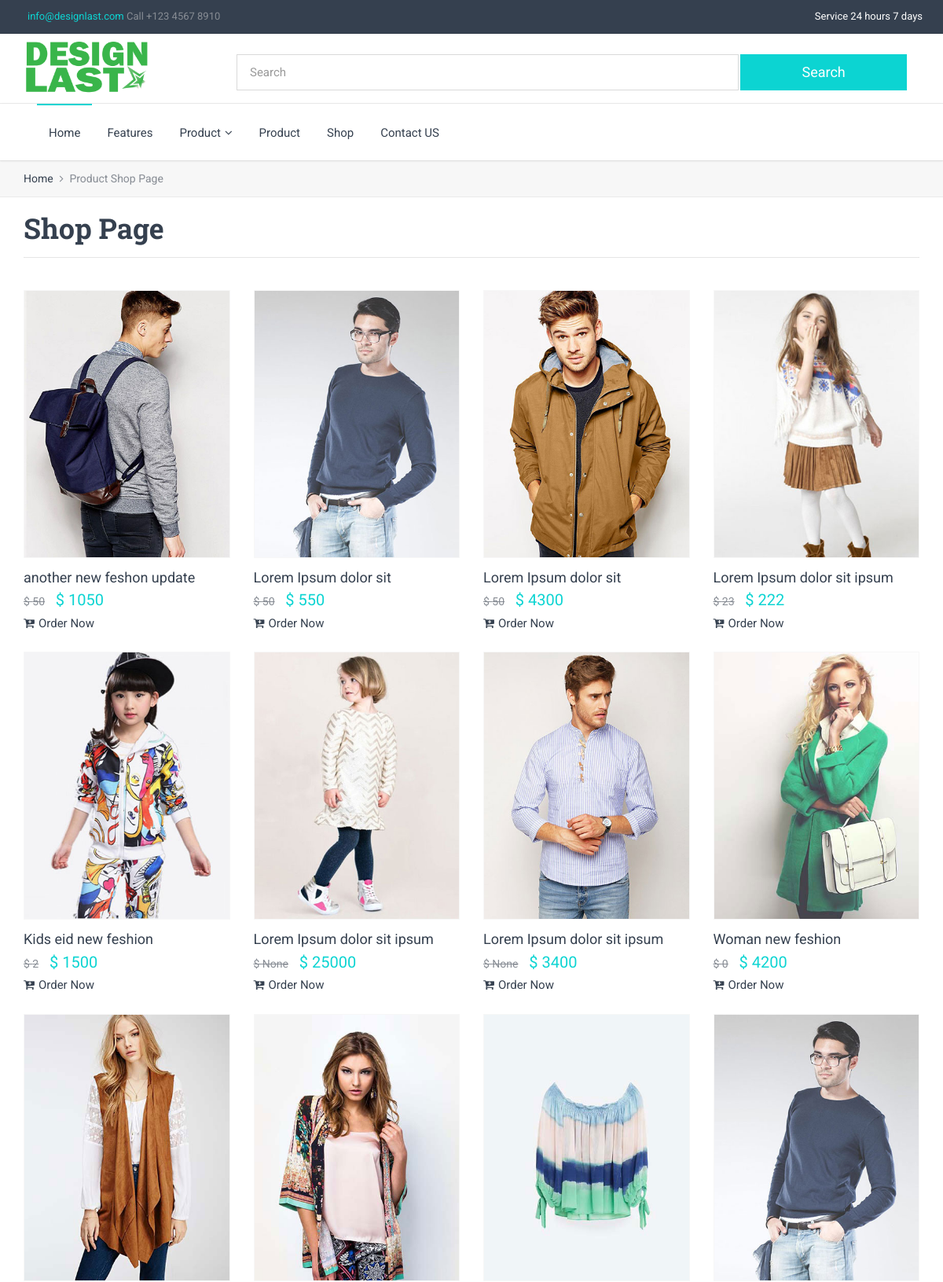
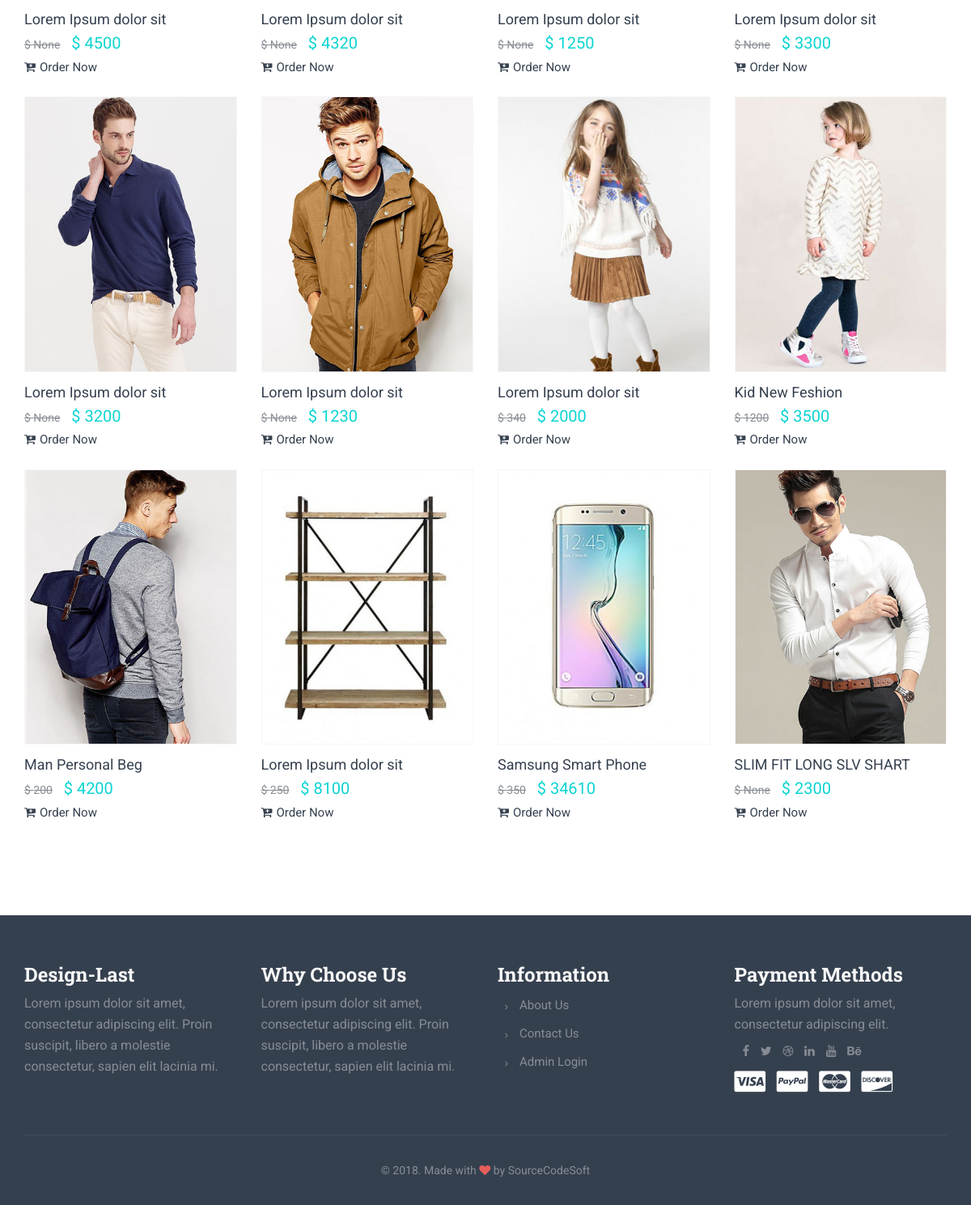
The app's page /shop/ with its own data (2 pictures, top to bottom).
### shopapp/models.py (models this page shows, shortened)
class Product(models.Model):
    name                = models.CharField(max_length = 100)
    product_code        = models.IntegerField(blank = True, null = True)
    price               = models.IntegerField()
    discount_price      = models.IntegerField(blank = True, null = True)
    discount_off_price  = models.IntegerField(blank = True, null = True)
    category            = models.ForeignKey(Category, on_delete = models.CASCADE)
    color               = models.ForeignKey(Color, on_delete = models.CASCADE)
    brand_name          = models.ForeignKey(Brand, on_delete = models.CASCADE)
    image               = models.ImageField(upload_to = 'product')
    order_now_link      = models.URLField(max_length=200, blank=False)
    description         = models.TextField()
    publish_on          = models.DateTimeField(auto_now = False, auto_now_add = True)
    update_on           = models.DateTimeField(auto_now = False, auto_now_add = True)

### shopapp/views.py (the view)
# urls.py: path('shop/', Shop_Project_Views.as_view(), name = 'Shop_Project_Views'),
class Shop_Project_Views(View):
    def get(self, request):
        all_products = Product.objects.all()
        search_query = request.GET.get('search_q')
        if search_query:
            all_products = all_products.filter(name__icontains = search_query)
        context = {
            'all_products' : all_products
        }
        template_name = 'design/shop.html'
        return render(request, template_name, context)

### templates/design/shop.html (shortened to what this page needs)
{% extends 'app/base.html' %}
{% load static %}
{% block content %}
        <div class="breadcrumbs">
            <div class="container">
                <div class="row">
                    <div class="col-sm-12">
                        <ul>
                            <li><a href="{% url 'homepage' %}">Home</a></li>
                            <li class="active">Product Shop Page</li>
                        </ul>
                    </div>
                </div>
            </div>
        </div>
        <section class="section white-backgorund">
            <div class="container">
                <div class="row">
                    <div class="col-sm-12">
                        <div class="row">
                            <div class="col-sm-12 text-left">
                                <h2 style="margin-top: -50px" class="title">Shop Page</h2>
                            </div>
                        </div>
                        <hr class="spacer-5"><hr class="spacer-20 no-border">
                        <div class="row column-3">
                          {% if all_products %}
                          {% for item in all_products %}
                            <div class="col-sm-6 col-md-3">
                                <div class="thumbnail store style1">
                                    <div class="header">
                                        <figure class="layer">
                                            <a href="javascript:void(0);">
                                                <img src="/media/{{item.image}}" alt="">
                                            </a>
                                        </figure>
                                    </div>
                                    <div class="caption">
                                        <h6 class="regular"><a href="{% url 'Single_page_views' item.id %}">{{ item.name }}</a></h6>
                                        <div class="price">
                                            <small class="amount off">$ {{ item.discount_price }}</small>
                                            <span class="amount text-primary">$ {{ item.price }}</span>
                                        </div>
                                        <a href="{{item.order_now_link}}"><i class="fa fa-cart-plus mr-5"></i>Order Now</a>
                                    </div>
                                </div>
                            </div>
                            {% endfor %}
                            {% endif %}
                        </div>
                        <hr class="spacer-10 no-border">
                    </div>
                </div>
            </div>
        </section>
{% endblock %}

### records on screen
Product: image (picture), name "another new feshon update", discount_price "50", price "1050"
Product: image (picture), name "Lorem Ipsum dolor sit", discount_price "50", price "550"
Product: image (picture), name "Lorem Ipsum dolor sit", discount_price "50", price "4300"
Product: image (picture), name "Lorem Ipsum dolor sit ipsum", discount_price "23", price "222"
Product: image (picture), name "Kids eid new feshion", discount_price "2", price "1500"
Product: image (picture), name "Lorem Ipsum dolor sit ipsum", discount_price "None", price "25000"
Product: image (picture), name "Lorem Ipsum dolor sit ipsum", discount_price "None", price "3400"
Product: image (picture), name "Woman new feshion", discount_price "0", price "4200"
Product: image (picture), name "Lorem Ipsum dolor sit", discount_price "None", price "4500"
Product: image (picture), name "Lorem Ipsum dolor sit", discount_price "None", price "4320"
Product: image (picture), name "Lorem Ipsum dolor sit", discount_price "None", price "1250"
Product: image (picture), name "Lorem Ipsum dolor sit", discount_price "None", price "3300"
Product: image (picture), name "Lorem Ipsum dolor sit", discount_price "None", price "3200"
Product: image (picture), name "Lorem Ipsum dolor sit", discount_price "None", price "1230"
Product: image (picture), name "Lorem Ipsum dolor sit", discount_price "340", price "2000"
Product: image (picture), name "Kid New Feshion", discount_price "1200", price "3500"
Product: image (picture), name "Man Personal Beg", discount_price "200", price "4200"
Product: image (picture), name "Lorem Ipsum dolor sit", discount_price "250", price "8100"
Product: image (picture), name "Samsung Smart Phone", discount_price "350", price "34610"
Product: image (picture), name "SLIM FIT LONG SLV SHART", discount_price "None", price "2300"
